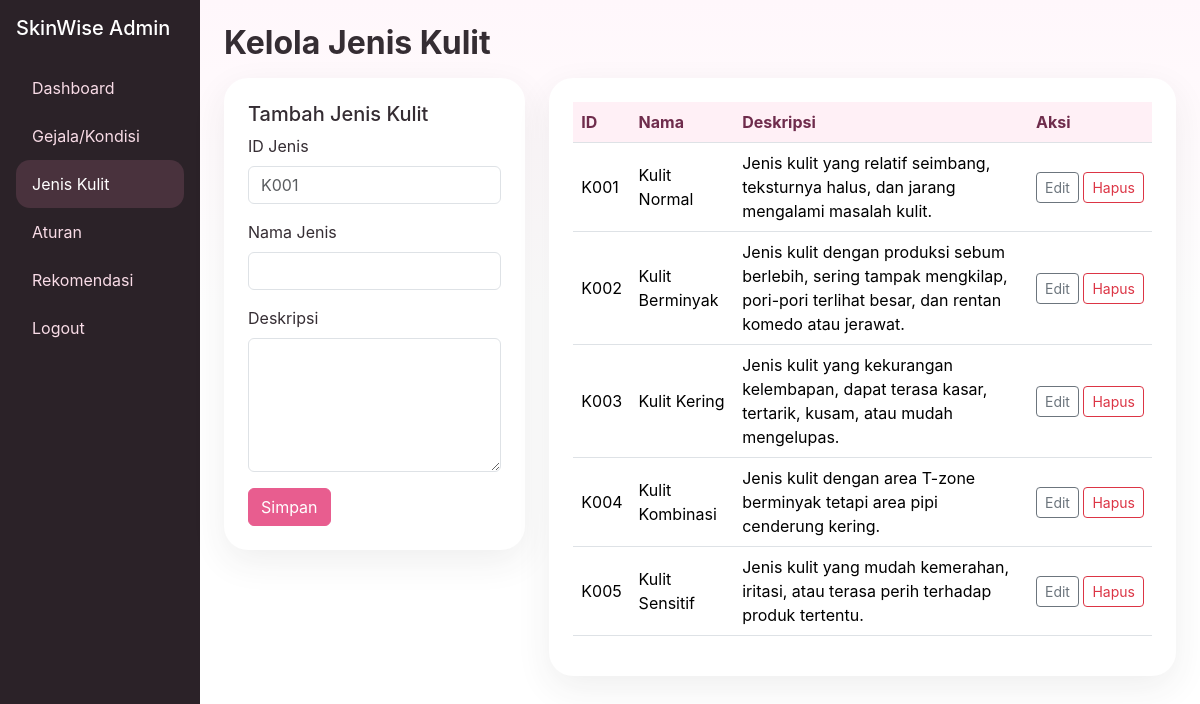
Page /admin/jenis_kulit.php (signed in) on the committed database.
### tables this page shows
CREATE TABLE jenis_kulit (
    id_jenis CHAR(5) PRIMARY KEY,
    nama_jenis VARCHAR(100) NOT NULL,
    deskripsi TEXT
);

### includes/functions.php (called while the page is built, shortened)
<?php
function e($value) {
    return htmlspecialchars((string)$value, ENT_QUOTES, 'UTF-8');
}
function get_all($pdo, $table, $order = '') {
    $sql = "SELECT * FROM $table" . ($order ? " ORDER BY $order" : '');
    return $pdo->query($sql)->fetchAll();
}
?>

### admin/jenis_kulit.php (the view, shortened to what this page needs)
<?php include '_header.php';
$edit=null;
$data=get_all($pdo,'jenis_kulit','id_jenis ASC');
?>
<h2 class="fw-bold mb-3">Kelola Jenis Kulit</h2><div class="row g-4"><div class="col-lg-4"><div class="feature-card p-4"><h5><?= $edit?'Edit':'Tambah' ?> Jenis Kulit</h5><form method="POST"><input type="hidden" name="mode" value="<?= $edit?'edit':'add' ?>"><div class="mb-3"><label class="form-label">ID Jenis</label><input class="form-control" name="id_jenis" value="<?= e($edit['id_jenis'] ?? '') ?>" <?= $edit?'readonly':'' ?> required placeholder="K001"></div><div class="mb-3"><label class="form-label">Nama Jenis</label><input class="form-control" name="nama_jenis" value="<?= e($edit['nama_jenis'] ?? '') ?>" required></div><div class="mb-3"><label class="form-label">Deskripsi</label><textarea class="form-control" name="deskripsi" rows="5"><?= e($edit['deskripsi'] ?? '') ?></textarea></div><button class="btn btn-rose">Simpan</button><?php if($edit): ?><a class="btn btn-light" href="jenis_kulit.php">Batal</a><?php endif; ?></form></div></div><div class="col-lg-8"><div class="feature-card p-4"><table class="table align-middle"><thead><tr><th>ID</th><th>Nama</th><th>Deskripsi</th><th>Aksi</th></tr></thead><tbody><?php foreach($data as $r): ?><tr><td><?= e($r['id_jenis']) ?></td><td><?= e($r['nama_jenis']) ?></td><td><?= e($r['deskripsi']) ?></td><td class="action-cell"><a class="btn btn-sm btn-outline-secondary" href="?edit=<?= e($r['id_jenis']) ?>">Edit</a> <a class="btn btn-sm btn-outline-danger confirm-delete" href="?delete=<?= e($r['id_jenis']) ?>">Hapus</a></td></tr><?php endforeach; ?></tbody></table></div></div></div>
<?php include '_footer.php'; ?>

### assets/css/style.css (style rules this page uses)
:root { --rose:#e85d8f;--rose-dark:#c63f72;--cream:#fff7f1;--ink:#352d33;--muted:#7a6f77;--sage:#dcebdd }
body { font-family:Inter,system-ui,-apple-system,Segoe UI,sans-serif;background:linear-gradient(180deg,#fff7fb 0%,#fff 38%);color:var(--ink) }
.btn-rose { background:var(--rose);border-color:var(--rose);color:#fff }
.feature-card,.question-card,.result-card { border:0;border-radius:24px;box-shadow:0 12px 35px rgba(51,45,51,.08);background:#fff }
.table thead th { background:#fff0f6;color:#6f2c4c }
.action-cell { white-space:nowrap }

### rows in the picture
jenis_kulit: id_jenis "K001", nama_jenis "Kulit Normal", deskripsi "Jenis kulit yang relatif seimbang, teksturnya halus, dan jarang mengalami masalah kulit."
jenis_kulit: id_jenis "K002", nama_jenis "Kulit Berminyak", deskripsi "Jenis kulit dengan produksi sebum berlebih, sering tampak mengkilap, pori-pori terlihat besar, dan rentan komedo atau jerawat."
jenis_kulit: id_jenis "K003", nama_jenis "Kulit Kering", deskripsi "Jenis kulit yang kekurangan kelembapan, dapat terasa kasar, tertarik, kusam, atau mudah mengelupas."
jenis_kulit: id_jenis "K004", nama_jenis "Kulit Kombinasi", deskripsi "Jenis kulit dengan area T-zone berminyak tetapi area pipi cenderung kering."
jenis_kulit: id_jenis "K005", nama_jenis "Kulit Sensitif", deskripsi "Jenis kulit yang mudah kemerahan, iritasi, atau terasa perih terhadap produk tertentu."
